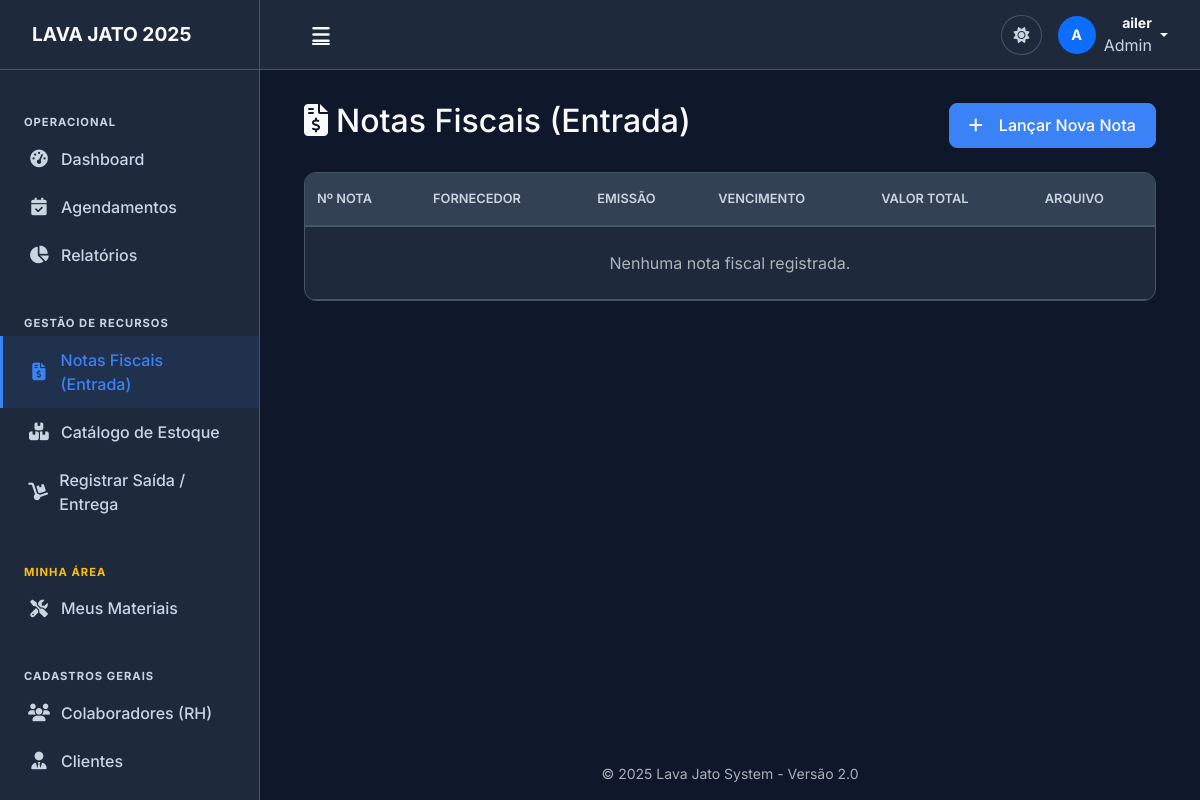
Page /gestao/notas/ (signed in) on the earlier database version.
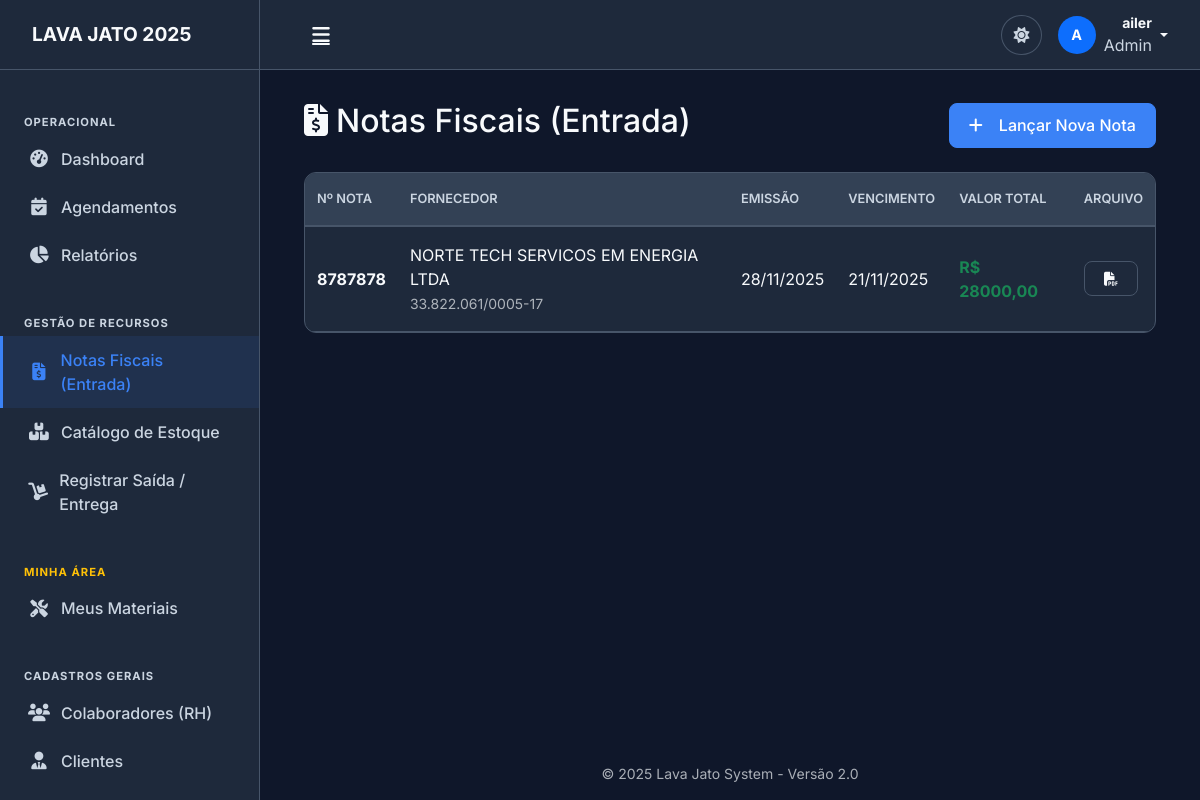
Same page on the later database version.
### gestao/models.py (models this page shows, shortened)
class NotaFiscalEntrada(models.Model):
    numero_nota = models.CharField('Número da Nota', max_length=50)
    cnpj_fornecedor = models.CharField('CNPJ Fornecedor', max_length=18)
    razao_social = models.CharField('Razão Social', max_length=200, blank=True)
    data_emissao = models.DateField('Data de Emissão')
    data_vencimento = models.DateField('Data de Vencimento')
    valor_total_nota = models.DecimalField('Valor Total da Nota', max_digits=10, decimal_places=2)
    arquivo_pdf = models.FileField(upload_to='notas_fiscais/', blank=True, null=True)
    criado_em = models.DateTimeField(auto_now_add=True)

### gestao/views.py (the view)
# urls.py: path('notas/', views.nota_fiscal_lista, name='nota_fiscal_lista'),
@login_required
def nota_fiscal_lista(request):
    notas = NotaFiscalEntrada.objects.all().order_by('-data_emissao')
    return render(request, 'gestao/nota_fiscal_lista.html', {'notas': notas})

### gestao/templates/gestao/nota_fiscal_lista.html
{% extends 'base/base.html' %}
{% block content %}
<div class="container-fluid">
    <div class="d-flex justify-content-between align-items-center mb-4">
        <h2><i class="fas fa-file-invoice-dollar me-2"></i>Notas Fiscais (Entrada)</h2>
        <a href="{% url 'nota_fiscal_create' %}" class="btn btn-primary">
            <i class="fas fa-plus me-2"></i>Lançar Nova Nota
        </a>
    </div>
    <div class="card-custom">
        <div class="table-responsive">
            <table class="table table-hover align-middle">
                <thead class="table-dark">
                    <tr>
                        <th>Nº Nota</th>
                        <th>Fornecedor</th>
                        <th>Emissão</th>
                        <th>Vencimento</th>
                        <th>Valor Total</th>
                        <th>Arquivo</th>
                    </tr>
                </thead>
                <tbody>
                    {% for nota in notas %}
                    <tr>
                        <td class="fw-bold">{{ nota.numero_nota }}</td>
                        <td>
                            <div>{{ nota.razao_social }}</div>
                            <small class="text-muted">{{ nota.cnpj_fornecedor }}</small>
                        </td>
                        <td>{{ nota.data_emissao|date:"d/m/Y" }}</td>
                        <td>{{ nota.data_vencimento|date:"d/m/Y" }}</td>
                        <td class="text-success fw-bold">R$ {{ nota.valor_total_nota }}</td>
                        <td>
                            {% if nota.arquivo_pdf %}
                                <a href="{{ nota.arquivo_pdf.url }}" target="_blank" class="btn btn-sm btn-outline-secondary">
                                    <i class="fas fa-file-pdf"></i>
                                </a>
                            {% else %}
                                -
                            {% endif %}
                        </td>
                    </tr>
                    {% empty %}
                    <tr>
                        <td colspan="6" class="text-center py-4 text-muted">Nenhuma nota fiscal registrada.</td>
                    </tr>
                    {% endfor %}
                </tbody>
            </table>
        </div>
    </div>
</div>
{% endblock %}

Differences in the rows shown:
added NotaFiscalEntrada: numero_nota "8787878", razao_social "NORTE TECH SERVICOS EM ENERGIA LTDA", cnpj_fornecedor "33.822.061/0005-17", data_emissao "28/11/2025", data_vencimento "21/11/2025", valor_total_nota "28000,00"
Other differences:
text no longer shown: "Nenhuma nota fiscal registrada."
